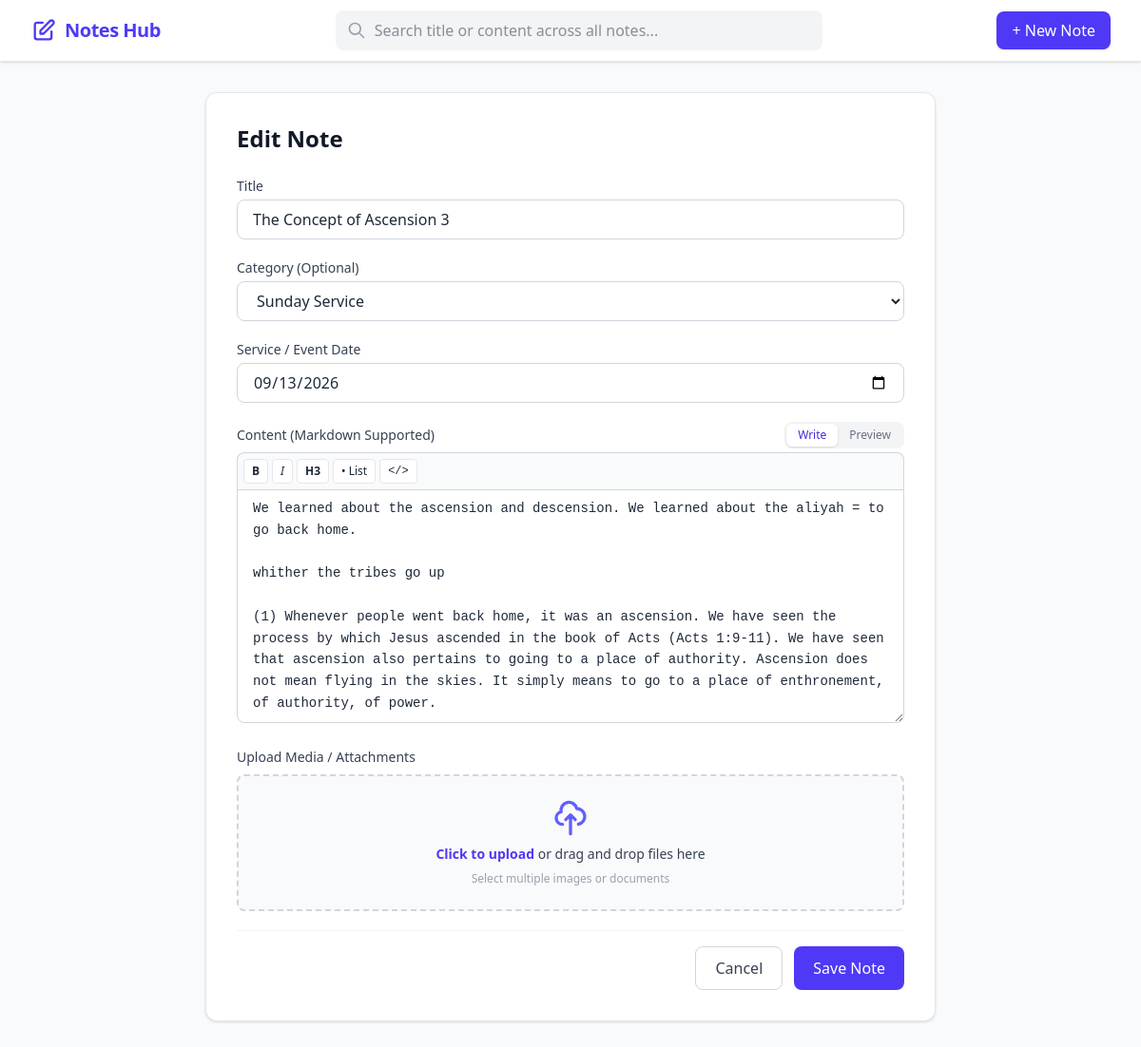
The app's page /note/1/edit/ with its own data.
### notes/models.py (models this page shows, shortened)
class Note(models.Model):
    title = models.CharField(max_length=255)
    content = models.TextField()
    category = models.ForeignKey(
        'Category',
        on_delete=models.SET_NULL,
        null=True,
        blank=True,
        related_name='notes'
    )
    service_date = models.DateField(default=timezone.now, help_text="Date of the service/event")
    created_at = models.DateTimeField(auto_now_add=True)
    updated_at = models.DateTimeField(auto_now=True)

class Category(models.Model):
    name = models.CharField(max_length=100, unique=True)
    slug = models.SlugField(unique=True, blank=True)
    color = models.CharField(max_length=7, default='#3B82F6')
    class Meta:
        verbose_name_plural = "Categories"

### notes/views.py (the view, shortened to what this page needs)
# urls.py: path('note/<int:pk>/edit/', views.note_edit, name='note_edit'),
def note_edit(request, pk):
    note = get_object_or_404(Note, pk=pk)
    categories = Category.objects.all()
    return render(request, 'notes/note_form.html', {
        'note': note,
        'categories': categories
    })

### notes/templates/notes/note_form.html (shortened to what this page needs)
{% extends 'notes/base.html' %}
{% block content %}
<div class="max-w-3xl mx-auto bg-white p-8 rounded-xl border border-gray-200 shadow-sm" x-data="noteFormHandler('{{ note.content|default:''|escapejs }}')">
    <h1 class="text-2xl font-bold mb-6 text-gray-900">
        {% if note %}Edit Note{% else %}Create Note{% endif %}
    </h1>
    <form method="POST" enctype="multipart/form-data" class="space-y-5">
        <div>
            <label class="block text-sm font-medium text-gray-700 mb-1">Title</label>
            <input type="text" name="title" value="{{ note.title|default:'' }}" required
                   class="w-full px-4 py-2 border border-gray-300 rounded-lg focus:ring-2 focus:ring-indigo-500 focus:outline-none">
        </div>
        <div>
            <label class="block text-sm font-medium text-gray-700 mb-1">Category (Optional)</label>
            <select name="category" class="w-full px-4 py-2 border border-gray-300 rounded-lg focus:ring-2 focus:ring-indigo-500 focus:outline-none">
                {% for cat in categories %}
                    <option value="{{ cat.id }}" {% if note and note.category and note.category.id == cat.id %}selected{% endif %}>
                        {{ cat.name }}
                    </option>
                {% endfor %}
            </select>
        </div>
        <div>
            <label class="block text-sm font-medium text-gray-700 mb-1">Service / Event Date</label>
            <input type="date" name="service_date"
                   value="{% if note %}{{ note.service_date|date:'Y-m-d' }}{% else %}{% now 'Y-m-d' %}{% endif %}"
                   required
                   class="w-full px-4 py-2 border border-gray-300 rounded-lg focus:ring-2 focus:ring-indigo-500 focus:outline-none">
        </div>
        <div>
            <div class="flex items-center justify-between mb-1">
                <label class="block text-sm font-medium text-gray-700">Content (Markdown Supported)</label>
                <div class="flex bg-gray-100 p-0.5 rounded-lg text-xs font-medium">
                    <button type="button"
                            @click="tab = 'write'"
                            :class="tab === 'write' ? 'bg-white text-indigo-700 shadow-sm' : 'text-gray-500 hover:text-gray-900'"
                            class="px-3 py-1 rounded-md transition">
                        Write
                    </button>
                    <button type="button"
                            @click="tab = 'preview'; renderPreview();"
                            :class="tab === 'preview' ? 'bg-white text-indigo-700 shadow-sm' : 'text-gray-500 hover:text-gray-900'"
                            class="px-3 py-1 rounded-md transition">
                        Preview
                    </button>
                </div>
            </div>
            <div x-show="tab === 'write'" class="space-y-0">
                <div class="flex flex-wrap gap-1 bg-gray-50 p-1.5 border border-gray-300 rounded-t-lg border-b-0 text-xs">
                    <button type="button" @click="insertFormatting('**', '**')" class="px-2 py-1 bg-white hover:bg-gray-100 border border-gray-200 rounded font-bold" title="Bold">B</button>
                    <button type="button" @click="insertFormatting('*', '*')" class="px-2 py-1 bg-white hover:bg-gray-100 border border-gray-200 rounded italic" title="Italic">I</button>
                    <button type="button" @click="insertFormatting('### ')" class="px-2 py-1 bg-white hover:bg-gray-100 border border-gray-200 rounded font-semibold" title="Heading">H3</button>
                    <button type="button" @click="insertFormatting('- ')" class="px-2 py-1 bg-white hover:bg-gray-100 border border-gray-200 rounded" title="Bullet List">• List</button>
                    <button type="button" @click="insertFormatting('```\n', '\n```')" class="px-2 py-1 bg-white hover:bg-gray-100 border border-gray-200 rounded font-mono" title="Code Block">&lt;/&gt;</button>
                </div>
                <textarea name="content"
                          x-model="content"
                          x-ref="textarea"
                          rows="10"
                          required
                          class="w-full px-4 py-2 border border-gray-300 rounded-b-lg focus:ring-2 focus:ring-indigo-500 focus:outline-none leading-relaxed font-mono text-sm"
                          placeholder="Write your note content using Markdown..."></textarea>
            </div>
        </div>
        <div class="space-y-2">
            <label class="block text-sm font-medium text-gray-700">Upload Media / Attachments</label>
            <div @dragover.prevent="isDragging = true"
                 @dragleave.prevent="isDragging = false"
                 @drop.prevent="handleFileDrop($event)"
                 :class="isDragging ? 'border-indigo-500 bg-indigo-50/50' : 'border-gray-300 bg-gray-50 hover:bg-gray-100/80'"
                 class="relative border-2 border-dashed rounded-lg p-6 text-center transition cursor-pointer flex flex-col items-center justify-center">
                <div class="flex flex-col items-center justify-center space-y-2 pointer-events-none">
                    <svg class="w-10 h-10 text-indigo-500" fill="none" stroke="currentColor" viewBox="0 0 24 24">
                        <path stroke-linecap="round" stroke-linejoin="round" stroke-width="2" d="M7 16a4 4 0 01-.88-7.903A5 5 0 1115.9 6L16 6a5 5 0 011 9.9M15 13l-3-3m0 0l-3 3m3-3v12"></path>
                    </svg>
                    <p class="text-sm font-medium text-gray-700">
                        <span class="text-indigo-600 font-semibold">Click to upload</span> or drag and drop files here
                    </p>
                    <p class="text-xs text-gray-400">Select multiple images or documents</p>
                </div>
            </div>
        </div>
        <div class="flex justify-end space-x-3 pt-4 border-t border-gray-100">
            <a href="{% url 'note_list' %}" class="px-5 py-2.5 rounded-lg border border-gray-300 text-gray-700 hover:bg-gray-50">Cancel</a>
            <button type="submit" class="px-5 py-2.5 bg-indigo-600 text-white rounded-lg hover:bg-indigo-700 font-medium">Save Note</button>
        </div>
    </form>
</div>
{% endblock %}

### notes/templates/notes/base.html (style rules this page uses)
body { font-family: 'Segoe UI', -apple-system, BlinkMacSystemFont, Roboto, 'Helvetica Neue', sans-serif; }

### records on screen
Note: title "The Concept of Ascension 3", category "Sunday Service", service_date "09/13/2026"
